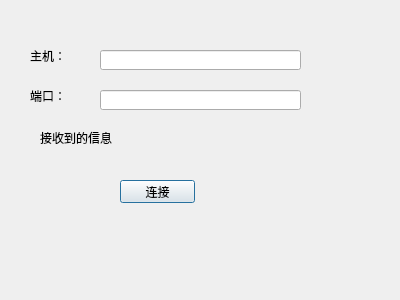
<?xml version="1.0" encoding="UTF-8"?>
<ui version="4.0">
 <class>Client</class>
 <widget class="QDialog" name="Client">
  <property name="geometry">
   <rect>
    <x>0</x>
    <y>0</y>
    <width>400</width>
    <height>300</height>
   </rect>
  </property>
  <property name="windowTitle">
   <string>Client</string>
  </property>
  <widget class="QLabel" name="label">
   <property name="geometry">
    <rect>
     <x>30</x>
     <y>50</y>
     <width>54</width>
     <height>12</height>
    </rect>
   </property>
   <property name="text">
    <string>主机：</string>
   </property>
  </widget>
  <widget class="QLabel" name="label_2">
   <property name="geometry">
    <rect>
     <x>30</x>
     <y>90</y>
     <width>54</width>
     <height>12</height>
    </rect>
   </property>
   <property name="text">
    <string>端口：</string>
   </property>
  </widget>
  <widget class="QLabel" name="messageLabel">
   <property name="geometry">
    <rect>
     <x>40</x>
     <y>130</y>
     <width>91</width>
     <height>16</height>
    </rect>
   </property>
   <property name="text">
    <string>接收到的信息</string>
   </property>
  </widget>
  <widget class="QLineEdit" name="hostLineEdit">
   <property name="geometry">
    <rect>
     <x>100</x>
     <y>50</y>
     <width>201</width>
     <height>20</height>
    </rect>
   </property>
  </widget>
  <widget class="QLineEdit" name="portLineEdit">
   <property name="geometry">
    <rect>
     <x>100</x>
     <y>90</y>
     <width>201</width>
     <height>20</height>
    </rect>
   </property>
  </widget>
  <widget class="QPushButton" name="connectButton">
   <property name="geometry">
    <rect>
     <x>120</x>
     <y>180</y>
     <width>75</width>
     <height>23</height>
    </rect>
   </property>
   <property name="text">
    <string>连接</string>
   </property>
  </widget>
 </widget>
 <layoutdefault spacing="6" margin="11"/>
 <resources/>
 <connections/>
</ui>
